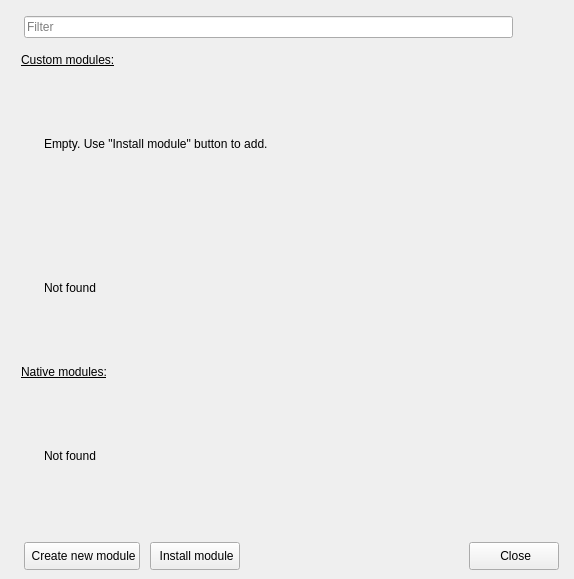
<?xml version="1.0" encoding="UTF-8"?>
<ui version="4.0">
 <class>ModuleManagerWindow</class>
 <widget class="QWidget" name="ModuleManagerWindow">
  <property name="geometry">
   <rect>
    <x>0</x>
    <y>0</y>
    <width>574</width>
    <height>579</height>
   </rect>
  </property>
  <property name="windowTitle">
   <string>Module Manager</string>
  </property>
  <property name="windowIcon">
   <iconset resource="engine.qrc">
    <normaloff>:/engine/images/modules.png</normaloff>:/engine/images/modules.png</iconset>
  </property>
  <layout class="QVBoxLayout" name="verticalLayout_2">
   <property name="topMargin">
    <number>15</number>
   </property>
   <property name="rightMargin">
    <number>15</number>
   </property>
   <property name="bottomMargin">
    <number>9</number>
   </property>
   <item>
    <layout class="QHBoxLayout" name="Filter">
     <property name="leftMargin">
      <number>13</number>
     </property>
     <property name="topMargin">
      <number>1</number>
     </property>
     <property name="bottomMargin">
      <number>9</number>
     </property>
     <item>
      <widget class="QLineEdit" name="FilterText">
       <property name="placeholderText">
        <string>Filter</string>
       </property>
      </widget>
     </item>
     <item>
      <widget class="QPushButton" name="ClearFilter">
       <property name="text">
        <string/>
       </property>
       <property name="icon">
        <iconset resource="engine.qrc">
         <normaloff>:/engine/images/close_gray.png</normaloff>:/engine/images/close_gray.png</iconset>
       </property>
       <property name="flat">
        <bool>true</bool>
       </property>
      </widget>
     </item>
    </layout>
   </item>
   <item>
    <widget class="QScrollArea" name="ScrollArea">
     <property name="frameShape">
      <enum>QFrame::NoFrame</enum>
     </property>
     <property name="frameShadow">
      <enum>QFrame::Plain</enum>
     </property>
     <property name="widgetResizable">
      <bool>true</bool>
     </property>
     <widget class="QWidget" name="scrollAreaWidgetContents">
      <property name="geometry">
       <rect>
        <x>0</x>
        <y>0</y>
        <width>550</width>
        <height>468</height>
       </rect>
      </property>
      <layout class="QVBoxLayout" name="verticalLayout">
       <property name="leftMargin">
        <number>0</number>
       </property>
       <property name="topMargin">
        <number>0</number>
       </property>
       <property name="rightMargin">
        <number>0</number>
       </property>
       <property name="bottomMargin">
        <number>0</number>
       </property>
       <item>
        <widget class="QWidget" name="MainWidget" native="true">
         <layout class="QVBoxLayout" name="verticalLayout_3">
          <property name="spacing">
           <number>0</number>
          </property>
          <property name="leftMargin">
           <number>0</number>
          </property>
          <property name="topMargin">
           <number>0</number>
          </property>
          <property name="rightMargin">
           <number>0</number>
          </property>
          <property name="bottomMargin">
           <number>0</number>
          </property>
          <item>
           <layout class="QGridLayout" name="gridLayout">
            <property name="leftMargin">
             <number>10</number>
            </property>
            <property name="rightMargin">
             <number>20</number>
            </property>
            <property name="verticalSpacing">
             <number>10</number>
            </property>
            <item row="3" column="0">
             <widget class="QLabel" name="LabelNativeModules">
              <property name="sizePolicy">
               <sizepolicy hsizetype="Preferred" vsizetype="Maximum">
                <horstretch>0</horstretch>
                <verstretch>0</verstretch>
               </sizepolicy>
              </property>
              <property name="font">
               <font>
                <underline>true</underline>
               </font>
              </property>
              <property name="text">
               <string>Native modules:</string>
              </property>
              <property name="alignment">
               <set>Qt::AlignLeading|Qt::AlignLeft|Qt::AlignVCenter</set>
              </property>
              <property name="margin">
               <number>5</number>
              </property>
             </widget>
            </item>
            <item row="1" column="0">
             <widget class="QLabel" name="LabelEmptyCustom">
              <property name="styleSheet">
               <string notr="true">*{margin-left:20px}</string>
              </property>
              <property name="text">
               <string>Empty. Use &quot;Install module&quot; button to add.</string>
              </property>
             </widget>
            </item>
            <item row="2" column="0">
             <widget class="QLabel" name="NotFoundCustom">
              <property name="styleSheet">
               <string notr="true">*{margin-left:20px}</string>
              </property>
              <property name="text">
               <string>Not found</string>
              </property>
             </widget>
            </item>
            <item row="0" column="0">
             <widget class="QLabel" name="LabelCustomModules">
              <property name="sizePolicy">
               <sizepolicy hsizetype="Preferred" vsizetype="Maximum">
                <horstretch>0</horstretch>
                <verstretch>0</verstretch>
               </sizepolicy>
              </property>
              <property name="font">
               <font>
                <underline>true</underline>
               </font>
              </property>
              <property name="text">
               <string>Custom modules:</string>
              </property>
              <property name="margin">
               <number>5</number>
              </property>
             </widget>
            </item>
            <item row="4" column="0">
             <widget class="QLabel" name="NotFoundNative">
              <property name="styleSheet">
               <string notr="true">*{margin-left:20px}</string>
              </property>
              <property name="text">
               <string>Not found</string>
              </property>
             </widget>
            </item>
           </layout>
          </item>
         </layout>
        </widget>
       </item>
      </layout>
     </widget>
    </widget>
   </item>
   <item>
    <widget class="QWidget" name="widget" native="true">
     <property name="sizePolicy">
      <sizepolicy hsizetype="Minimum" vsizetype="Maximum">
       <horstretch>0</horstretch>
       <verstretch>0</verstretch>
      </sizepolicy>
     </property>
     <layout class="QHBoxLayout" name="horizontalLayout">
      <property name="spacing">
       <number>10</number>
      </property>
      <property name="leftMargin">
       <number>13</number>
      </property>
      <property name="topMargin">
       <number>13</number>
      </property>
      <property name="rightMargin">
       <number>0</number>
      </property>
      <property name="bottomMargin">
       <number>0</number>
      </property>
      <item>
       <widget class="QPushButton" name="CreateNewModule">
        <property name="minimumSize">
         <size>
          <width>90</width>
          <height>28</height>
         </size>
        </property>
        <property name="text">
         <string> Create new module</string>
        </property>
        <property name="icon">
         <iconset resource="engine.qrc">
          <normaloff>:/engine/images/crud_create.png</normaloff>:/engine/images/crud_create.png</iconset>
        </property>
       </widget>
      </item>
      <item>
       <widget class="QPushButton" name="InstallModule">
        <property name="minimumSize">
         <size>
          <width>90</width>
          <height>28</height>
         </size>
        </property>
        <property name="text">
         <string> Install module</string>
        </property>
        <property name="icon">
         <iconset resource="engine.qrc">
          <normaloff>:/engine/images/install.png</normaloff>:/engine/images/install.png</iconset>
        </property>
       </widget>
      </item>
      <item>
       <spacer name="horizontalSpacer">
        <property name="orientation">
         <enum>Qt::Horizontal</enum>
        </property>
        <property name="sizeHint" stdset="0">
         <size>
          <width>203</width>
          <height>20</height>
         </size>
        </property>
       </spacer>
      </item>
      <item>
       <widget class="QPushButton" name="Close">
        <property name="minimumSize">
         <size>
          <width>90</width>
          <height>28</height>
         </size>
        </property>
        <property name="focusPolicy">
         <enum>Qt::NoFocus</enum>
        </property>
        <property name="text">
         <string> Close</string>
        </property>
        <property name="icon">
         <iconset resource="engine.qrc">
          <normaloff>:/engine/images/stop.png</normaloff>:/engine/images/stop.png</iconset>
        </property>
       </widget>
      </item>
     </layout>
    </widget>
   </item>
  </layout>
 </widget>
 <resources>
  <include location="engine.qrc"/>
 </resources>
 <connections/>
</ui>
